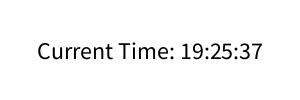
Frame 1 (no input)
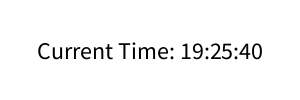
Frame 60 (the mouse pressed at the canvas centre just before this capture)
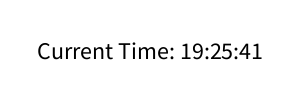
Frame 120 (the mouse held since frame 60 and released just before this capture)

The Processing sketch that drew these frames (run headless with seeded random() and noise(); from frame 60 on, the mouse is pressed at the canvas centre):

// Processing sketch: A3R1
// ── A3R1.pde
void setup() {
  size(300, 100);
  textAlign(CENTER, CENTER);
}

void draw() {
  background(255);
  
  // Get current time of day
  int currentHour = hour();
  int currentMinute = minute();
  int currentSecond = second();
  
  // Display time
  String timeString = nf(currentHour, 2) + ":" + nf(currentMinute, 2) + ":" + nf(currentSecond, 2);
  textSize(24);
  fill(0);
  text("Current Time: " + timeString, width/2, height/2);
}
